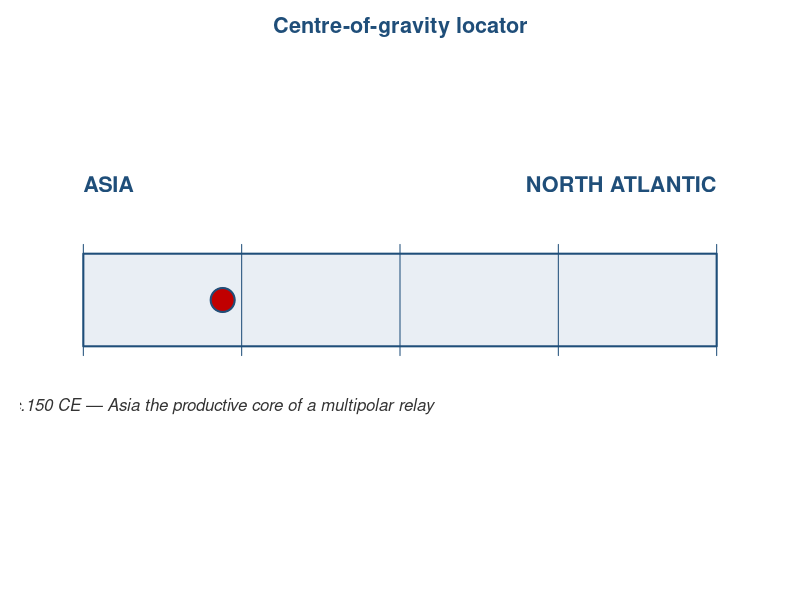
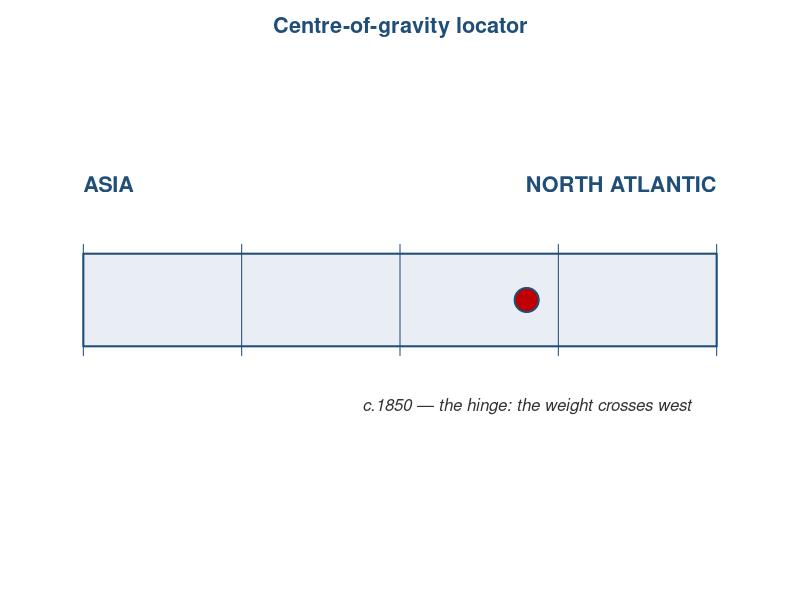

Recreate these plots in R, in order.
# Placeholder "centre-of-gravity locator" figures (house style: R base graphics, ECU blue).
# A spectrum from Asia (left) to North Atlantic (right) with a marker for the period.
# Replace with the real per-chapter locator maps in the figure programme.

base_blue <- "#1f4e79"
accent    <- "#c00000"

make_locator <- function(file, pos, caption) {
  png(file, width = 1400, height = 460, res = 150)
  par(mar = c(2.5, 1, 2.5, 1))
  plot(NA, xlim = c(0, 1), ylim = c(0, 1), axes = FALSE, xlab = "", ylab = "")
  # spectrum bar
  rect(0.05, 0.40, 0.95, 0.60, col = "#e9eef4", border = base_blue, lwd = 2)
  # pole labels
  text(0.05, 0.75, "ASIA",            col = base_blue, font = 2, cex = 1.3, adj = 0)
  text(0.95, 0.75, "NORTH ATLANTIC",  col = base_blue, font = 2, cex = 1.3, adj = 1)
  # ticks
  segments(seq(0.05, 0.95, length.out = 5), 0.38,
           seq(0.05, 0.95, length.out = 5), 0.62, col = base_blue, lwd = 1)
  # marker
  x <- 0.05 + pos * 0.90
  points(x, 0.50, pch = 19, cex = 3.2, col = accent)
  points(x, 0.50, pch = 21, cex = 3.2, col = base_blue, lwd = 2)
  text(x, 0.27, caption, col = "#333333", font = 3, cex = 1.0)
  title(main = "Centre-of-gravity locator", col.main = base_blue, cex.main = 1.3)
  dev.off()
}

make_locator("cog-locator-02.png", 0.22, "c.150 CE — Asia the productive core of a multipolar relay")
make_locator("cog-locator-07.png", 0.70, "c.1850 — the hinge: the weight crosses west")
cat("locator figures written\n")
